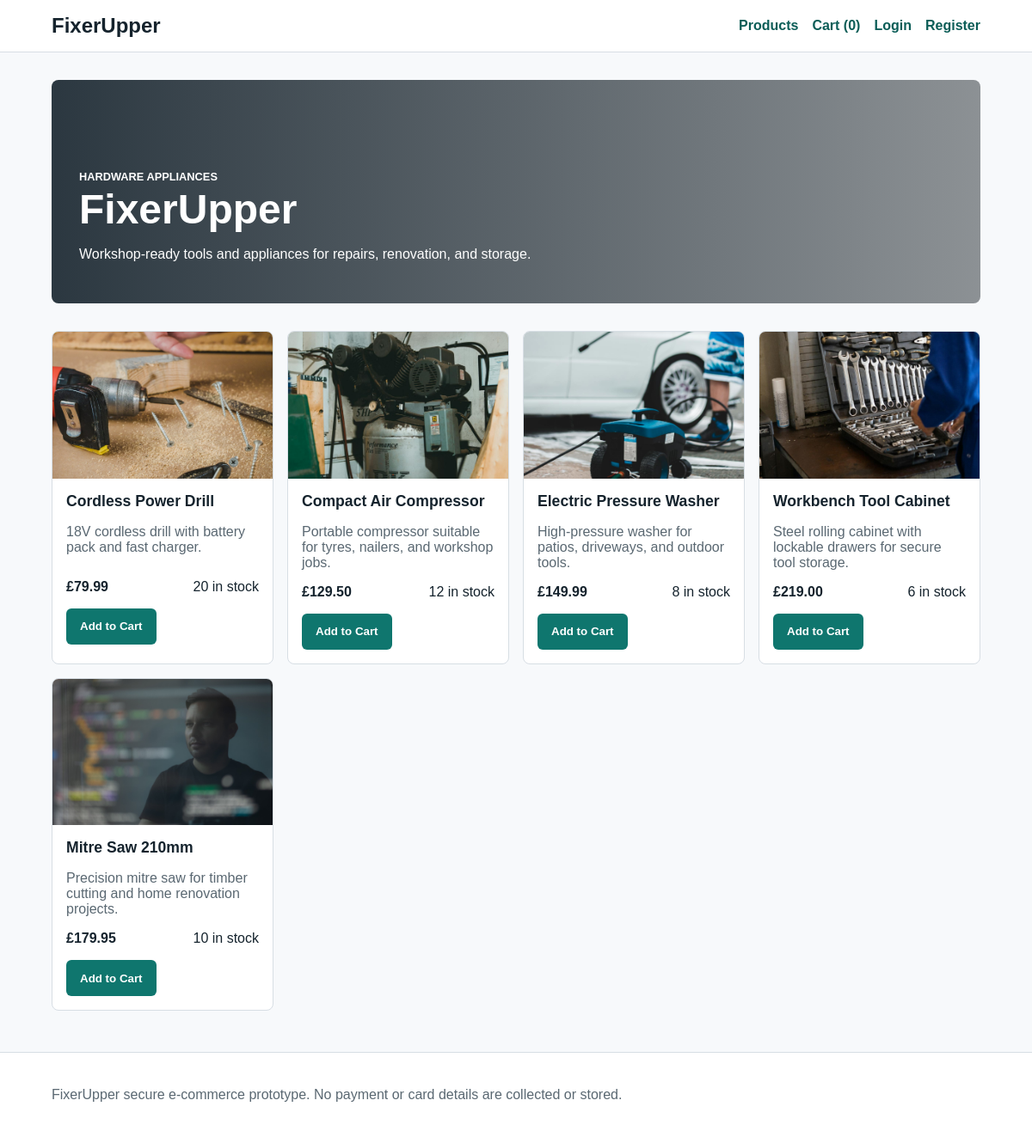
The page / on the database its author committed.
### tables this page shows
CREATE TABLE products (
  id INT AUTO_INCREMENT PRIMARY KEY,
  name VARCHAR(120) NOT NULL,
  description TEXT NOT NULL,
  price DECIMAL(10, 2) NOT NULL,
  image_url VARCHAR(255) NOT NULL,
  stock INT NOT NULL DEFAULT 0,
  CHECK (price >= 0),
  CHECK (stock >= 0)
);

### functions.php (called while the page is built, shortened)
<?php
function e(?string $value): string
{
    return htmlspecialchars((string) $value, ENT_QUOTES | ENT_SUBSTITUTE, 'UTF-8');
}
function current_user(): ?array
{
    return $_SESSION['user'] ?? null;
}
function cart_count(): int
{
    $count = 0;
    return $count;
}

### index.php (the view, shortened to what this page needs)
<?php
require_once __DIR__ . '/db.php';
require_once __DIR__ . '/functions.php';
$stmt = $pdo->prepare('SELECT id, name, description, price, image_url, stock FROM products ORDER BY id ASC');
$stmt->execute();
$products = $stmt->fetchAll();
require __DIR__ . '/header.php';
?>
<section class="hero">
    <div>
        <p class="eyebrow">Hardware appliances</p>
        <h1>FixerUpper</h1>
        <p>Workshop-ready tools and appliances for repairs, renovation, and storage.</p>
    </div>
</section>
<section class="product-grid" aria-label="Products">
    <?php foreach ($products as $product): ?>
        <article class="product-card">
            <img src="<?= e($product['image_url']) ?>" alt="<?= e($product['name']) ?>">
            <div class="product-body">
                <h2><?= e($product['name']) ?></h2>
                <p><?= e($product['description']) ?></p>
                <div class="product-meta">
                    <strong>&pound;<?= e(number_format((float) $product['price'], 2)) ?></strong>
                    <span><?= (int) $product['stock'] ?> in stock</span>
                </div>
                <form method="post" class="inline-form">
                    <button type="submit" <?= (int) $product['stock'] < 1 ? 'disabled' : '' ?>>Add to Cart</button>
                </form>
            </div>
        </article>
    <?php endforeach; ?>
</section>
<?php require __DIR__ . '/footer.php'; ?>

### header.php (shortened to what this page needs)
<?php
require_once __DIR__ . '/functions.php';
?>
<!doctype html>
<html lang="en">
<head>
    <link rel="stylesheet" href="assets/css/styles.css">
</head>
<body>
<header class="site-header">
    <a class="brand" href="index.php">FixerUpper</a>
    <nav class="nav">
        <a href="index.php">Products</a>
        <a href="cart.php">Cart (<?= cart_count() ?>)</a>
        <?php if (current_user()): ?>
            <span class="welcome">Hi, <?= e(current_user()['username']) ?></span>
            <a href="logout.php">Logout</a>
        <?php else: ?>
            <a href="login.php">Login</a>
            <a href="register.php">Register</a>
        <?php endif; ?>
    </nav>
</header>
<main class="container">

### footer.php (shortened to what this page needs)
</main>
<footer class="site-footer">
    <p>FixerUpper secure e-commerce prototype. No payment or card details are collected or stored.</p>
</footer>
</body>
</html>

### assets/css/styles.css (style rules this page uses)
:root { --ink: #15232d; --muted: #5a6872; --line: #d7dee4; --surface: #f7f9fb; --accent: #0f766e; --accent-dark: #0b5d57; --danger: #b42318; --white: #ffffff; }
* { box-sizing: border-box; }
body { margin: 0; font-family: Arial, Helvetica, sans-serif; color: var(--ink); background: var(--surface); }
a { color: var(--accent-dark); }
.site-header { display: flex; align-items: center; justify-content: space-between; gap: 1rem; padding: 1rem 5vw; background: var(--white); border-bottom: 1px solid var(--line); }
.brand { color: var(--ink); font-size: 1.5rem; font-weight: 700; text-decoration: none; }
.nav { display: flex; align-items: center; gap: 1rem; flex-wrap: wrap; }
.nav a { text-decoration: none; font-weight: 600; }
.container { width: min(1120px, 90vw); margin: 0 auto; padding: 2rem 0 3rem; }
.hero { display: grid; align-items: end; min-height: 260px; padding: 2rem; margin-bottom: 2rem; color: var(--white); background: linear-gradient(90deg, rgba(21, 35, 45, 0.88), rgba(21, 35, 45, 0.35)), url('https://placehold.co/1400x500?text=FixerUpper+Hardware'); background-size: cover; background-position: center; border-radius: 8px; }
.hero h1 { margin: 0.2rem 0; font-size: 3rem; letter-spacing: 0; }
.eyebrow { margin: 0; font-weight: 700; text-transform: uppercase; font-size: 0.8rem; }
.product-grid { display: grid; grid-template-columns: repeat(auto-fit, minmax(230px, 1fr)); gap: 1rem; }
.product-card, .auth-panel, .notice { background: var(--white); border: 1px solid var(--line); border-radius: 8px; }
.product-card { overflow: hidden; }
.product-card img { width: 100%; aspect-ratio: 3 / 2; object-fit: cover; display: block; }
.product-body { padding: 1rem; }
.product-body h2 { margin: 0 0 0.5rem; font-size: 1.1rem; }
.product-body p { color: var(--muted); min-height: 3rem; }
.product-meta { display: flex; justify-content: space-between; gap: 1rem; margin: 1rem 0; }
button, .button-link { display: inline-flex; align-items: center; justify-content: center; min-height: 42px; padding: 0.65rem 1rem; border: 0; border-radius: 6px; background: var(--accent); color: var(--white); font-weight: 700; text-decoration: none; cursor: pointer; }
.site-footer { padding: 1.5rem 5vw; color: var(--muted); background: var(--white); border-top: 1px solid var(--line); }

### rows shown on the page
products: image_url (picture), name "Cordless Power Drill", description "18V cordless drill with battery pack and fast charger.", price "79.99", stock "20"
products: image_url (picture), name "Compact Air Compressor", description "Portable compressor suitable for tyres, nailers, and workshop jobs.", price "129.50", stock "12"
products: image_url (picture), name "Electric Pressure Washer", description "High-pressure washer for patios, driveways, and outdoor tools.", price "149.99", stock "8"
products: image_url (picture), name "Workbench Tool Cabinet", description "Steel rolling cabinet with lockable drawers for secure tool storage.", price "219.00", stock "6"
products: image_url (picture), name "Mitre Saw 210mm", description "Precision mitre saw for timber cutting and home renovation projects.", price "179.95", stock "10"

### other values the page prints
cart_count() "0"
